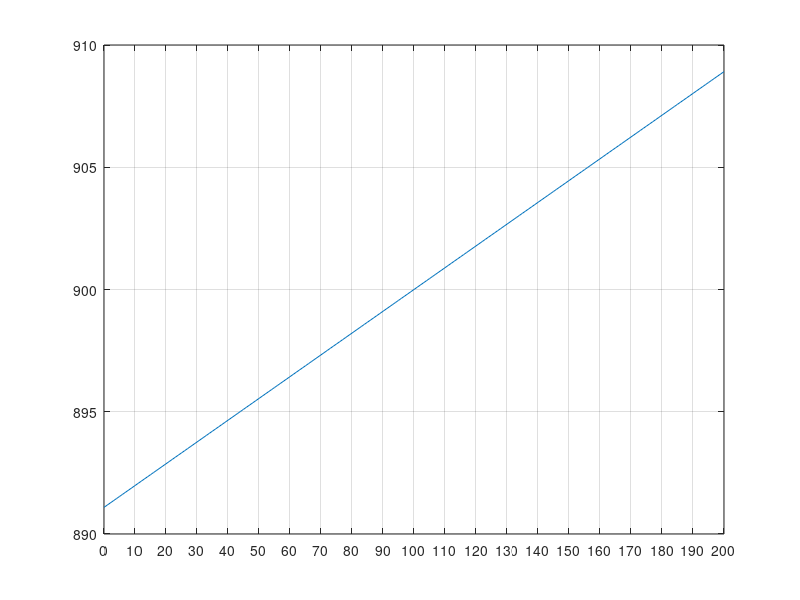

MATLAB code to generate this figure:
clear all;
close all;
clc;
format long;
x=0:1:200;
v=(1e4+x)/(2e4+200)*1800;
plot(x,v);
xticks(0:10:200);
grid on;